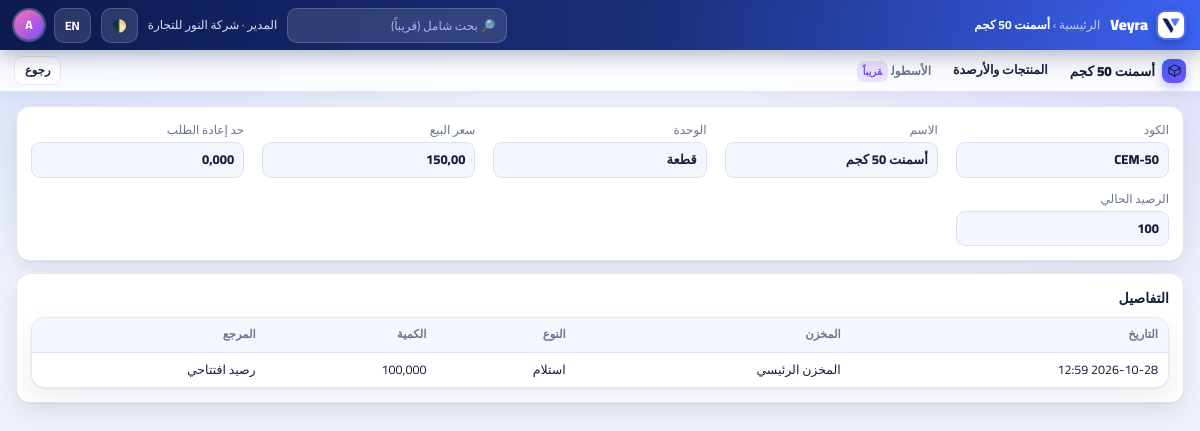
The app's page /inventory/products/1/ (signed in) with its own data.
### inventory/models.py (models this page shows, shortened)
class Product(TimeStampedModel):
    company = models.ForeignKey(Company, on_delete=models.CASCADE, related_name="products")
    code = models.CharField("الكود", max_length=40)
    name = models.CharField("الاسم", max_length=150)
    unit = models.CharField("الوحدة", max_length=20, default="قطعة")
    min_qty = models.DecimalField("حد إعادة الطلب", max_digits=14, decimal_places=3, default=Decimal("0"))
    sale_price = models.DecimalField("سعر البيع", max_digits=14, decimal_places=2, default=Decimal("0"))
    cost = models.DecimalField("تكلفة الوحدة", max_digits=14, decimal_places=2, default=Decimal("0"))
    class Meta:
        unique_together = [("company", "code")]
        ordering = ["name"]

class Warehouse(TimeStampedModel):
    company = models.ForeignKey(Company, on_delete=models.CASCADE, related_name="warehouses")
    code = models.CharField("الكود", max_length=20)
    name = models.CharField("الاسم", max_length=100)
    location = models.CharField("الموقع / العنوان", max_length=150, blank=True)
    class Meta:
        unique_together = [("company", "code")]

class StockMove(TimeStampedModel):
    KIND = [("receipt", "استلام"), ("issue", "صرف"), ("adjust", "تسوية"), ("transfer", "تحويل مخزني")]
    company = models.ForeignKey(Company, on_delete=models.CASCADE, related_name="stock_moves")
    product = models.ForeignKey(Product, on_delete=models.PROTECT, related_name="stock_moves")
    warehouse = models.ForeignKey(Warehouse, on_delete=models.PROTECT, related_name="stock_moves")
    qty = models.DecimalField("الكمية (+ دخول / - خروج)", max_digits=14, decimal_places=3)
    kind = models.CharField(max_length=15, choices=KIND)
    reference = models.CharField("المرجع", max_length=100, blank=True)
    created_by = models.ForeignKey(settings.AUTH_USER_MODEL, null=True, blank=True,
                                   on_delete=models.SET_NULL, related_name="+")
    class Meta:
        ordering = ["-created_at", "-id"]
        indexes = [models.Index(fields=["company", "product", "warehouse"])]

### accounts/models.py (models this page shows, shortened)
class User(AbstractUser):
    company = models.ForeignKey("core.Company", null=True, blank=True,
                                on_delete=models.PROTECT, related_name="users")
    is_company_manager = models.BooleanField("مدير الشركة", default=False)
    allowed_modules = models.ManyToManyField("core.Module", blank=True, related_name="users")
    def can_access(self, code):
        if self.is_superuser:
            return True

### core/models.py (models this page shows, shortened)
class TimeStampedModel(models.Model):
    created_at = models.DateTimeField(auto_now_add=True)
    updated_at = models.DateTimeField(auto_now=True)
    class Meta:
        abstract = True

class Company(TimeStampedModel):
    name = models.CharField("اسم الشركة", max_length=150)
    code = models.CharField("كود الشركة", max_length=20, unique=True)
    country = models.CharField("البلد", max_length=2, default="EG")
    currency = models.CharField("العملة", max_length=3, default="EGP")
    version = models.CharField("إصدار النظام", max_length=20, default="2.4.0")
    is_active = models.BooleanField("نشطة", default=True)

class Module(TimeStampedModel):
    CATEGORY = [("main", "رئيسي"), ("sub", "فرعي")]
    code = models.SlugField("الكود", max_length=40, unique=True)
    name = models.CharField("الاسم", max_length=100)
    category = models.CharField("النوع", max_length=10, choices=CATEGORY, default="main")
    parent = models.ForeignKey("self", null=True, blank=True, on_delete=models.SET_NULL, related_name="children")
    depends_on = models.ManyToManyField("self", symmetrical=False, blank=True, related_name="required_by")
    sort = models.PositiveIntegerField(default=0)
    class Meta:
        ordering = ["sort", "name"]

### core/views.py (the view)
# urls.py: path("inventory/products/<int:pk>/", views.product_detail, name="product_detail"),
@module_required("inventory")
def product_detail(request, pk):
    product = get_object_or_404(Product, pk=pk, company=request.user.company)
    stock = Coalesce(Sum("stock_moves__qty"), Decimal("0"))
    stock_now = product.stock_moves.aggregate(t=Sum("qty"))["t"] or Decimal("0")
    moves = product.stock_moves.select_related("warehouse")[:20]
    fields = [("الكود", product.code), ("الاسم", product.name), ("الوحدة", product.unit),
              ("سعر البيع", product.sale_price), ("حد إعادة الطلب", product.min_qty), ("الرصيد الحالي", stock_now)]
    return render(request, "detail.html", {
        "code": "inventory", "title": product.name, "obj": product, "fields": fields,
        "steps": [], "lines": [(m.created_at.strftime("%Y-%m-%d %H:%M"), m.warehouse.name, m.get_kind_display(), m.qty, m.reference) for m in moves],
        "line_cols": ["التاريخ", "المخزن", "النوع", "الكمية", "المرجع"], "extra": [],
        "menus": MENUS.get("inventory", []), "icon": svg_for("inventory"),
    })

### core/context_processors.py (called while the page is built)
def module_nav(request):
    user = getattr(request, "user", None)
    match = getattr(request, "resolver_match", None)
    if not user or not user.is_authenticated or not user.company_id or not match:
        return {"subs": []}
    code = URL_MODULE.get(match.url_name)
    if not code:
        return {"subs": []}
    enabled = set(CompanyModule.objects.filter(company_id=user.company_id, enabled=True)
                  .values_list("module__code", flat=True))
    subs = [m for m in Module.objects.filter(parent__code=code) if m.code in enabled and user.can_access(m.code)]
    return {"subs": subs, "current_module": code}

### core/i18n_dict.py (called while the page is built)
def translate(text, lang):
    if lang == "en":
        return EN.get(text, text)
    return text

### core/icons.py (called while the page is built)
def svg_for(code):
    body = _P.get(code, _FALLBACK)
    return ('<svg viewBox="0 0 24 24" width="26" height="26" fill="none" stroke="currentColor" stroke-width="1.8" '
            'stroke-linecap="round" stroke-linejoin="round" aria-hidden="true">' + body + '</svg>')

### core/templatetags/veyra_i18n.py (called while the page is built)
@register.filter
def tr(value):
    if value is None:
        return ""
    return translate(str(value), get_language())

### templates/detail.html (shortened to what this page needs)
{% extends "base.html" %}
{% load veyra_i18n %}
{% block crumb %}<span>{{ 'الرئيسية'|tr }}</span> › <b>{{ title }}</b>{% endblock %}
{% block modnav %}
<nav class="modnav">
  <span class="mname"><span class="mico">{{ icon|safe }}</span>{{ title }}</span>
  {% for label, url in menus %}<a href="{% url url %}">{{ label|tr }}</a>{% endfor %}
  {% for s in subs %}<span class="sub">{{ s.name|tr }}<span class="soon-tag">{{ 'قريباً'|tr }}</span></span>{% endfor %}
  <a class="btn ghost sm" href="javascript:history.back()">{{ 'رجوع'|tr }}</a>
</nav>
{% endblock %}
{% block content %}
<div class="card" style="margin-bottom:12px">
  <div class="fgrid">
    {% for label, value in fields %}
    <div>
      <div class="muted" style="margin-bottom:3px">{{ label|tr }}</div>
      <div style="font-weight:800;padding:7px 9px;border-radius:9px;background:rgba(61,99,245,.06);border:1px solid var(--line)">{{ value }}</div>
    </div>
    {% endfor %}
  </div>
</div>
{% if lines is not None %}
<div class="card" style="margin-bottom:12px">
  <h3 style="margin:0 0 8px;font-size:14px">{{ 'التفاصيل'|tr }}</h3>
  <table class="tbl">
    <thead><tr>{% for c in line_cols %}<th>{{ c|tr }}</th>{% endfor %}</tr></thead>
    <tbody>
    {% for row in lines %}<tr>{% for cell in row %}<td>{{ cell }}</td>{% endfor %}</tr>
    {% empty %}<tr><td colspan="{{ line_cols|length }}" class="empty">{{ 'مفيش تفاصيل'|tr }}</td></tr>{% endfor %}
    </tbody>
  </table>
</div>
{% endif %}
{% endblock %}

### templates/base.html (shortened to what this page needs)
{% load static i18n veyra_i18n %}<!DOCTYPE html>
<html lang="{{ request.LANGUAGE_CODE|default:'ar' }}" dir="{% if request.LANGUAGE_CODE == 'en' %}ltr{% else %}rtl{% endif %}" data-theme="light">
<head>
<link rel="stylesheet" href="{% static 'css/app.css' %}">
</head>
<body>
<header class="topbar">
  <a href="{% url 'home' %}" class="brand"><img class="logo" src="{% static 'img/logo.png' %}" alt="Veyra"> Veyra</a>
  <span class="crumb">{% block crumb %}<b>{% if request.LANGUAGE_CODE == 'en' %}Home{% else %}الرئيسية{% endif %}</b>{% endblock %}</span>
  {% if user.is_authenticated %}
  <input class="search" placeholder="🔎 {{ 'بحث شامل (قريباً)'|tr }}" disabled>
  <span class="who">{{ user.get_full_name|default:user.username }}{% if user.company %} · {{ user.company.name }}{% endif %}</span>
  {% endif %}
  <button class="iconbtn" id="theme-btn" type="button" onclick="toggleTheme()" title="dark / light">🌓</button>
  <form class="lang-form" method="post" action="{% url 'set_language' %}">{% csrf_token %}
    <button class="iconbtn" type="submit">{% if request.LANGUAGE_CODE == 'en' %}عربي{% else %}EN{% endif %}</button>
  </form>
  {% if user.is_authenticated %}
  <details class="dd">
    <summary><span class="avatar">{{ user.username|slice:":1"|upper }}</span></summary>
  </details>
  {% else %}
  <a class="btn sm" href="{% url 'login' %}">{{ 'دخول'|tr }}</a>
  {% endif %}
</header>
{% block modnav %}{% endblock %}
<main class="rise">
  {% block content %}{% endblock %}
</main>
</body>
</html>

### records on screen
Product: name "أسمنت 50 كجم", fields "CEM-50" "أسمنت 50 كجم" "قطعة" "150,00" "0,000"
User: get_full_name "المدير", company.name "شركة النور للتجارة", username "A"
Module: name|tr "الأسطول", value "قريباً"
Warehouse: row "المخزن الرئيسي"
StockMove: row "100,000" "رصيد افتتاحي"

### other values on screen
{{ 'الرئيسية'|tr }} "الرئيسية"
{{ label|tr }} "المنتجات والأرصدة"
{{ 'رجوع'|tr }} "رجوع"
{{ label|tr }} "الكود" "الاسم" "الوحدة" "سعر البيع" "حد إعادة الطلب" "الرصيد الحالي"
{{ value }} "100"
{{ 'التفاصيل'|tr }} "التفاصيل"
{{ c|tr }} "التاريخ" "المخزن" "النوع" "الكمية" "المرجع"
{{ cell }} "2026-10-28 12:59" "استلام"
